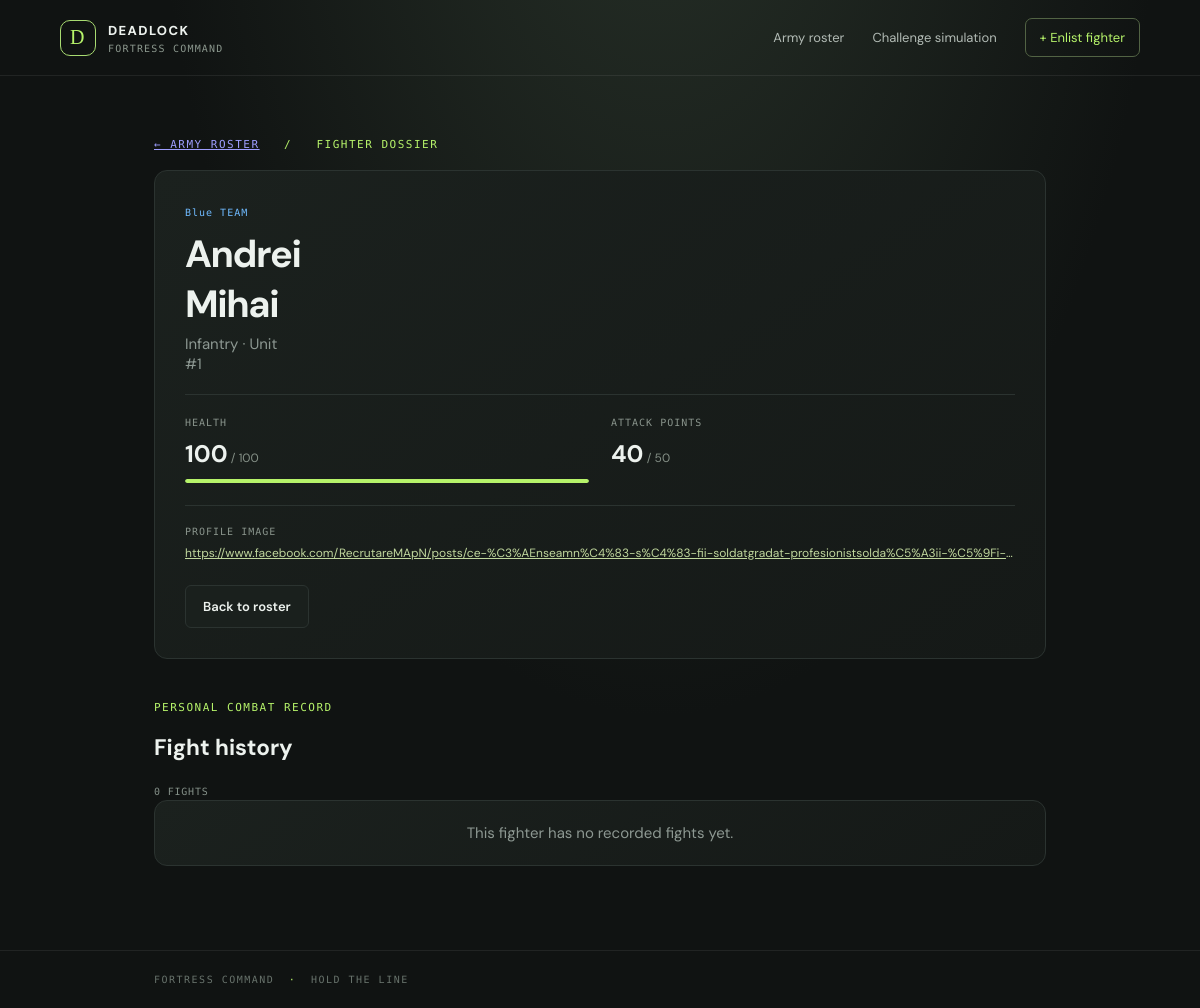
Before: /unit/1/ with the older database file.
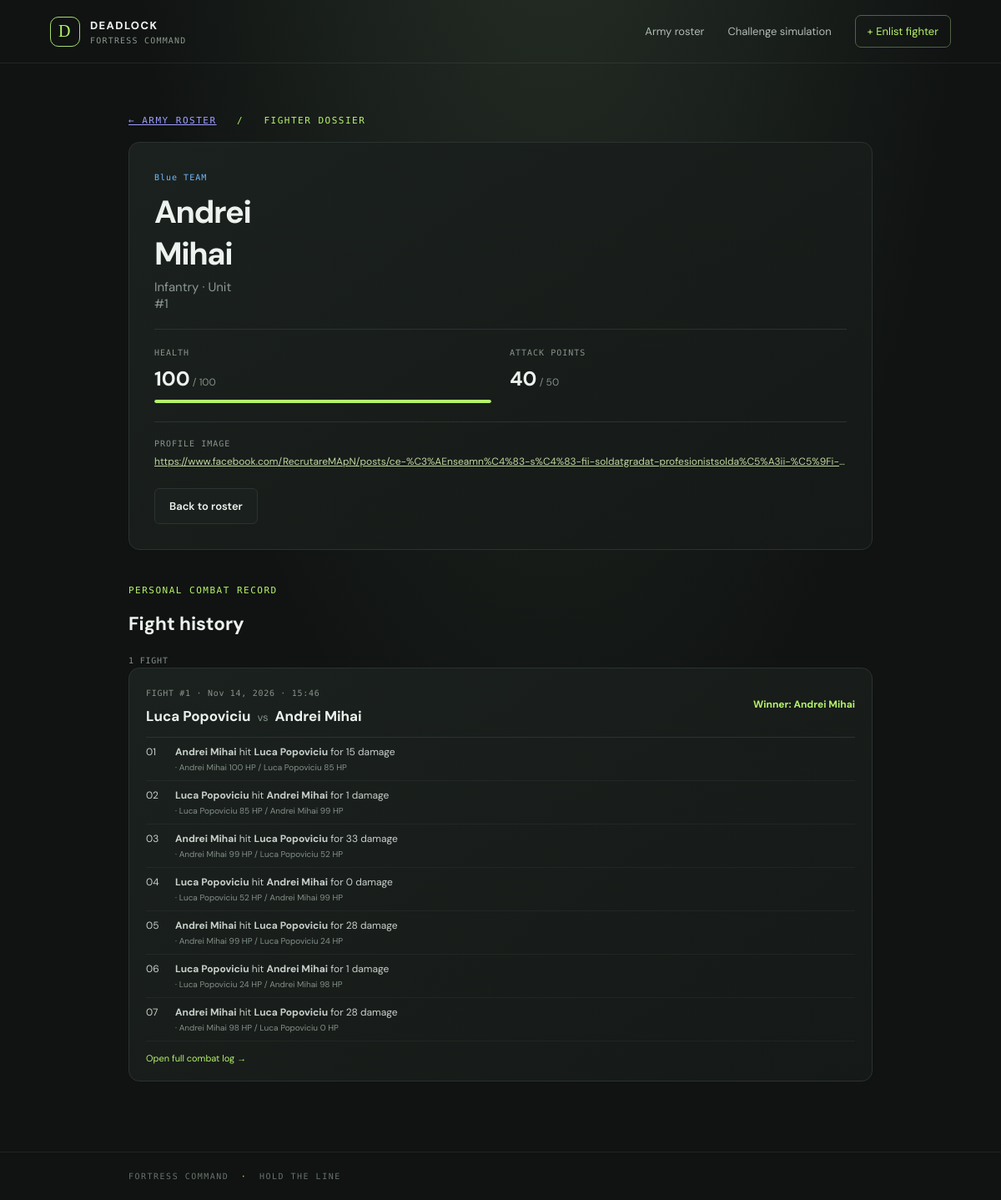
After: the same page with the newer database file.
### units/models.py (models this page shows, shortened)
class Unit(models.Model):
    class UnitType(models.TextChoices):
        INFANTRY = 'Infantry', 'Infantry'
        CANNON = 'Cannon', 'Cannon'
        CAVALRY = 'Cavalry', 'Cavalry'
        KNIGHT = 'Knight', 'Knight'
    class Team(models.TextChoices):
        BLUE = 'Blue', 'Blue'
        RED = 'Red', 'Red'
    name = models.CharField(max_length=100)
    type = models.CharField(max_length=20, choices=UnitType.choices)
    team = models.CharField(max_length=10, choices=Team.choices, default=Team.BLUE)
    health = models.PositiveSmallIntegerField(
        default=100, validators=[MinValueValidator(0), MaxValueValidator(100)]
    )
    attack_points = models.PositiveSmallIntegerField(
        default=0, validators=[MinValueValidator(0), MaxValueValidator(50)]
    )
    profile_image_link = models.URLField(max_length=500)
    class Meta:
        ordering = ('name', 'id')

class Fight(models.Model):
    class Status(models.TextChoices):
        COMPLETE = 'complete', 'Complete'
        STALEMATE = 'stalemate', 'Stalemate'
    unit_one = models.ForeignKey(Unit, on_delete=models.PROTECT, related_name='fights_as_first')
    unit_two = models.ForeignKey(Unit, on_delete=models.PROTECT, related_name='fights_as_second')
    winner = models.ForeignKey(
        Unit, on_delete=models.PROTECT, related_name='fights_won', null=True, blank=True
    )
    status = models.CharField(max_length=12, choices=Status.choices, default=Status.COMPLETE)
    created_at = models.DateTimeField(auto_now_add=True)
    class Meta:
        ordering = ('-created_at', '-id')

class FightTurn(models.Model):
    fight = models.ForeignKey(Fight, on_delete=models.CASCADE, related_name='turns')
    turn_number = models.PositiveIntegerField()
    attacker = models.ForeignKey(Unit, on_delete=models.PROTECT, related_name='attacks_made')
    defender = models.ForeignKey(Unit, on_delete=models.PROTECT, related_name='attacks_received')
    attack_points = models.PositiveSmallIntegerField(help_text='Random attack value rolled for this turn.')
    attacker_health = models.PositiveSmallIntegerField()
    defender_health = models.PositiveSmallIntegerField()
    class Meta:
        ordering = ('turn_number',)
        constraints = [
            models.UniqueConstraint(fields=('fight', 'turn_number'), name='unique_fight_turn_number')
        ]

### units/views.py (the view)
# urls.py: path('<int:pk>/', views.unit_detail, name='unit-detail'),
def unit_detail(request, pk):
    unit = get_object_or_404(Unit, pk=pk)
    fights = Fight.objects.filter(Q(unit_one=unit) | Q(unit_two=unit)).select_related(
        'unit_one', 'unit_two', 'winner'
    ).prefetch_related('turns__attacker', 'turns__defender')
    return render(request, 'units/unit_detail.html', {'unit': unit, 'fights': fights})

### templates/units/unit_detail.html (shortened to what this page needs)
{% extends 'units/base.html' %}
{% block content %}
<p class="eyebrow"><a href="{% url 'unit-list' %}">← ARMY ROSTER</a> &nbsp; / &nbsp; FIGHTER DOSSIER</p>
<section class="panel detail-panel team-{{ unit.team|lower }}">
  <div class="detail-heading"><span class="team-badge">{{ unit.team }} TEAM</span><h1>{{ unit.name }}</h1><p>{{ unit.type }} · Unit #{{ unit.pk }}</p></div>
  <div class="detail-stats"><div><span>HEALTH</span><strong>{{ unit.health }}<small> / 100</small></strong><div class="health-track"><span style="width: {{ unit.health }}%"></span></div></div><div><span>ATTACK POINTS</span><strong>{{ unit.attack_points }}<small> / 50</small></strong></div></div>
  <div class="detail-image-link"><span>PROFILE IMAGE</span><a href="{{ unit.profile_image_link }}" target="_blank" rel="noopener noreferrer">{{ unit.profile_image_link }}</a></div>
  <div class="detail-actions"><a class="button secondary" href="{% url 'unit-list' %}">Back to roster</a></div>
</section>
<section class="unit-fights">
  <div class="section-heading"><div><p class="eyebrow">PERSONAL COMBAT RECORD</p><h2>Fight history</h2></div><span class="fight-total">{{ fights|length }} FIGHT{{ fights|length|pluralize|upper }}</span></div>
  {% if fights %}
    <div class="unit-fight-list">
      {% for fight in fights %}
        <article class="panel unit-fight-card">
          <div class="unit-fight-heading">
            <div><span class="fight-date">FIGHT #{{ fight.pk }} · {{ fight.created_at|date:'M j, Y · H:i' }}</span><h3>{% if fight.unit_one == unit %}{{ fight.unit_two.name }}{% else %}{{ fight.unit_one.name }}{% endif %} <i>vs</i> {{ unit.name }}</h3></div>
            <strong class="fight-winner">{% if fight.winner %}Winner: {{ fight.winner.name }}{% else %}Stalemate{% endif %}</strong>
          </div>
          <ol class="unit-turn-list">
            {% for turn in fight.turns.all %}
              <li><span class="turn-number">{{ turn.turn_number|stringformat:'02d' }}</span><span class="unit-turn-text"><b>{{ turn.attacker.name }}</b> hit <b>{{ turn.defender.name }}</b> for {{ turn.attack_points }} damage <small>· {{ turn.attacker.name }} {{ turn.attacker_health }} HP / {{ turn.defender.name }} {{ turn.defender_health }} HP</small></span></li>
            {% empty %}<li class="no-turns">No attacks were recorded.</li>{% endfor %}
          </ol>
          <a class="fight-detail-link" href="{% url 'fight-result' fight.pk %}">Open full combat log →</a>
        </article>
      {% endfor %}
    </div>
  {% else %}<div class="panel empty-state fight-empty"><p>This fighter has no recorded fights yet.</p></div>{% endif %}
</section>
{% endblock %}

### templates/units/base.html (shortened to what this page needs)
{% load static %}
<!doctype html>
<html lang="en">
<head>
  <link rel="stylesheet" href="{% static 'units/style.css' %}">
  <link rel="stylesheet" href="{% static 'units/fight.css' %}">
</head>
<body>
  <header class="topbar">
    <a class="brand" href="{% url 'unit-list' %}"><span class="brand-mark">D</span><span>DEADLOCK <small>FORTRESS COMMAND</small></span></a>
    <nav><a href="{% url 'unit-list' %}">Army roster</a><a href="{% url 'simulate-challenge' %}">Challenge simulation</a><a class="nav-add" href="{% url 'unit-create' %}">+ Enlist fighter</a></nav>
  </header>
  <main class="page-shell">
    {% block content %}{% endblock %}
  </main>
  <footer>FORTRESS COMMAND <span>·</span> HOLD THE LINE</footer>
</body>
</html>

### units/static/units/style.css (style rules this page uses)
:root { color-scheme:dark;--bg:#101312;--panel:#181d1b;--line:#2b3330;--muted:#8d9892;--text:#edf2ee;--green:#b6f36a;--blue:#6fbaff;--red:#ff7777 }
* { box-sizing:border-box }
body { margin:0;background:radial-gradient(ellipse at 55% -30%,#283229 0,transparent 55%),var(--bg);color:var(--text);font:15px 'DM Sans',sans-serif;min-height:100vh }
.topbar { height:76px;padding:0 max(calc((100vw - 1080px)/2),28px);border-bottom:1px solid #ffffff12;display:flex;align-items:center;justify-content:space-between }
.brand { display:flex;align-items:center;gap:12px;color:var(--text);text-decoration:none;font-size:13px;font-weight:800;letter-spacing:1.4px }
.brand-mark { display:grid;place-items:center;width:36px;height:36px;border:1px solid #a8db71;color:var(--green);font:500 20px Georgia;border-radius:10px }
.brand small { display:block;color:#8c988e;font:10px 'DM Mono',monospace;letter-spacing:1.2px;margin-top:4px }
.topbar nav { display:flex;align-items:center;gap:28px }
.topbar nav a { color:#b2bbb5;text-decoration:none;font-size:13px }
.topbar nav .nav-add { color:var(--green);border:1px solid #526344;border-radius:7px;padding:10px 14px }
.page-shell { max-width:940px;margin:0 auto;padding:62px 24px 84px;min-height:calc(100vh - 126px) }
footer { border-top:1px solid #ffffff12;padding:23px max(calc((100vw - 892px)/2),28px);font:10px 'DM Mono',monospace;letter-spacing:1.5px;color:#68736c }
footer span { color:var(--green);padding:0 7px }
.eyebrow { font:11px 'DM Mono',monospace;letter-spacing:1.5px;color:var(--green);margin:0 0 13px }
.intro h1,.roster-heading h1,.detail-heading h1 { font-size:38px;letter-spacing:-1.4px;margin:0 0 9px }
.intro>p:last-child,.roster-heading p,.detail-heading p { color:var(--muted);margin:0 }
.panel { border:1px solid var(--line);background:linear-gradient(145deg,#1b211e,#151917);border-radius:13px }
.button { display:inline-flex;justify-content:center;align-items:center;gap:13px;border:0;border-radius:6px;padding:12px 17px;font:600 13px 'DM Sans',sans-serif;text-decoration:none;cursor:pointer }
.button.secondary { border:1px solid var(--line);background:#1a201d;color:var(--text) }
.health-track { height:4px;background:#303833;border-radius:5px;overflow:hidden }
.health-track span { display:block;height:100%;background:var(--green);border-radius:5px }
.detail-panel { padding:30px;display:grid;grid-template-columns:102px 1fr;gap:20px 23px;margin-top:19px }
.detail-heading { align-self:center }
.detail-heading h1 { margin:8px 0 5px }
.team-badge { color:var(--blue);font:10px 'DM Mono',monospace;letter-spacing:1px }
.detail-stats { grid-column:1/-1;display:grid;grid-template-columns:1fr 1fr;gap:22px;padding:22px 0;border-top:1px solid var(--line);border-bottom:1px solid var(--line) }
.detail-stats>div { display:flex;flex-direction:column;gap:10px }
.detail-stats span,.detail-image-link>span { color:#89948c;font:10px 'DM Mono',monospace;letter-spacing:1px }
.detail-stats strong { font-size:24px }
.detail-stats strong small { font-size:12px;color:#859087;font-weight:400 }
.detail-image-link { grid-column:1/-1;display:flex;flex-direction:column;gap:8px;min-width:0 }
.detail-image-link a { color:#c0d79d;white-space:nowrap;overflow:hidden;text-overflow:ellipsis;font-size:12px }
.detail-actions { grid-column:1/-1;display:flex;gap:10px;padding-top:4px }

### units/static/units/fight.css (style rules this page uses)
.unit-fights,.team-statistics { margin-top:42px }
.fight-total,.stats-caption { font:10px 'DM Mono',monospace;color:#849088;letter-spacing:.8px }
.unit-fight-list { display:grid;gap:13px }
.unit-fight-card { padding:18px 20px }
.unit-fight-heading { display:flex;align-items:center;justify-content:space-between;gap:18px;padding-bottom:14px;border-bottom:1px solid var(--line) }
.fight-date { font:10px 'DM Mono',monospace;color:#879289;letter-spacing:.7px }
.unit-fight-heading h3 { font-size:17px;margin:8px 0 0 }
.unit-fight-heading h3 i { font-style:normal;color:#829087;font-weight:400;font-size:13px;padding:0 4px }
.fight-winner { font-size:12px;color:var(--green);white-space:nowrap }
.unit-turn-list { list-style:none;padding:0;margin:0 }
.unit-turn-list li { display:flex;align-items:baseline;gap:12px;padding:9px 0;border-bottom:1px solid #ffffff0b;font-size:12px;color:#c8d0ca }
.unit-turn-list .turn-number { flex:0 0 23px }
.unit-turn-text small { display:block;color:#849088;font-size:10px;margin:4px 0 0 }
.fight-detail-link { display:inline-block;margin-top:13px;color:var(--green);font-size:11px;text-decoration:none }

Changed rows visible on the page:
added Fight: pk "1", created_at "Nov 14, 2026 · 15:46", unit_two.name "Luca Popoviciu", {{ unit.name }} "Andrei Mihai", winner.name "Andrei Mihai"
added FightTurn: turn_number "01", attacker.name "Andrei Mihai", defender.name "Luca Popoviciu", attack_points "15", attacker_health "100", defender_health "85"
added FightTurn: turn_number "02", attacker.name "Luca Popoviciu", defender.name "Andrei Mihai", attack_points "1", attacker_health "85", defender_health "99"
added FightTurn: turn_number "03", attacker.name "Andrei Mihai", defender.name "Luca Popoviciu", attack_points "33", attacker_health "99", defender_health "52"
added FightTurn: turn_number "04", attacker.name "Luca Popoviciu", defender.name "Andrei Mihai", attack_points "0", attacker_health "52", defender_health "99"
added FightTurn: turn_number "05", attacker.name "Andrei Mihai", defender.name "Luca Popoviciu", attack_points "28", attacker_health "99", defender_health "24"
added FightTurn: turn_number "06", attacker.name "Luca Popoviciu", defender.name "Andrei Mihai", attack_points "1", attacker_health "24", defender_health "98"
added FightTurn: turn_number "07", attacker.name "Andrei Mihai", defender.name "Luca Popoviciu", attack_points "28", attacker_health "98", defender_health "0"
Other visible differences:
{{ fights|length }}: "0" → "1"
text no longer shown: "This fighter has no recorded fights yet."
